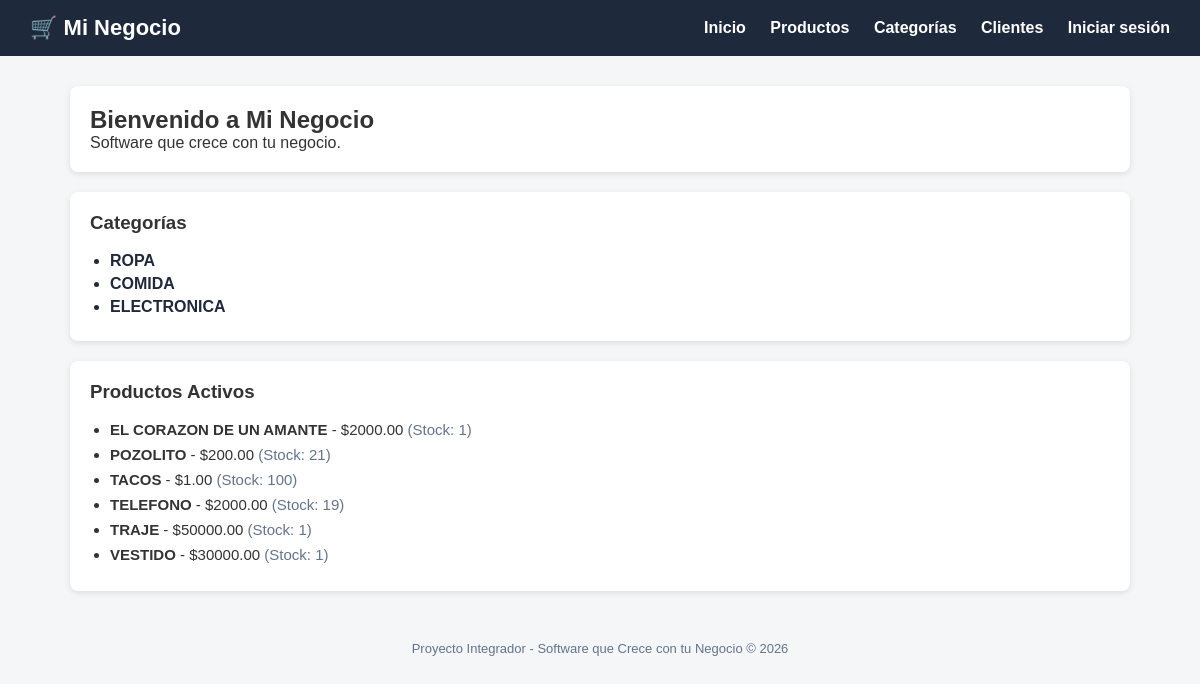
The page / on the database its author committed.
### tienda/models.py (models this page shows, shortened)
class Categoria(models.Model):
    nombre = models.CharField(max_length=100)
    descripcion = models.TextField(blank=True, null=True)
    class Meta:
        verbose_name = "Categoria"
        verbose_name_plural = "Categorías"

class Producto(models.Model):
    nombre = models.CharField(max_length=200)
    descripcion = models.TextField(blank=True, null=True)
    precio = models.DecimalField(max_digits=10, decimal_places=2)
    stock = models.IntegerField(default=0)
    categoria = models.ForeignKey(Categoria, on_delete=models.CASCADE)
    fecha_creacion = models.DateTimeField(auto_now_add=True)
    activo = models.BooleanField(default=True)
    class Meta:
        verbose_name = "Producto"
        verbose_name_plural = "Productos"
        ordering = ["nombre"]

### tienda/views.py (the view)
# urls.py: path("", views.inicio, name="inicio"),
def inicio(request):
    productos = Producto.objects.filter(activo=True)
    categorias = Categoria.objects.all()
    return render(
        request,
        "tienda/inicio.html",
        {"productos": productos, "categorias": categorias},
    )

### tienda/templates/tienda/inicio.html (shortened to what this page needs)
{% extends 'base.html' %}
{% block content %}
    <div class="card">
        <h2>Bienvenido a Mi Negocio</h2>
        <p>Software que crece con tu negocio.</p>
    </div>
    <div class="card">
        <h3>Categorías</h3>
        <br>
        <ul>
            {% for categoria in categorias %}
                <li style="margin-left: 20px; margin-bottom: 5px; font-weight: bold; color: #1e293b;">
                    {{ categoria.nombre }}
                </li>
            {% empty %}
                <li>No hay categorías registradas.</li>
            {% endfor %}
        </ul>
    </div>
    <div class="card">
        <h3>Productos Activos</h3>
        <br>
        <ul>
            {% for producto in productos %}
                <li style="margin-left: 20px; margin-bottom: 8px; font-size: 15px;">
                    <strong>{{ producto.nombre }}</strong> - ${{ producto.precio }}
                    <span style="color: #64748b;">(Stock: {{ producto.stock }})</span>
                </li>
            {% empty %}
                <li>No hay productos activos en este momento.</li>
            {% endfor %}
        </ul>
    </div>
{% endblock %}

### tienda/templates/base.html (shortened to what this page needs)
<!DOCTYPE html>
<html lang="es">
<head>
</head>
<body>
    <header>
        <h1>🛒 Mi Negocio</h1>
        <nav>
            <a href="{% url 'inicio' %}">Inicio</a>
            <a href="{% url 'lista_productos' %}">Productos</a>
            <a href="{% url 'lista_categorias' %}">Categorías</a>
            <a href="{% url 'lista_clientes' %}">Clientes</a>
            {% if user.is_authenticated %}
                <a href="{% url 'dashboard' %}">Dashboard</a>
                <span style="color: #38bdf8;">👤 {{ user.username }}</span>
                <form action="{% url 'logout' %}" method="post" style="display: inline;">
                    {% csrf_token %}
                    <button type="submit" class="btn btn-danger" style="margin-left: 10px;">Cerrar sesión</button>
                </form>
            {% else %}
                <a href="{% url 'login' %}">Iniciar sesión</a>
            {% endif %}
        </nav>
    </header>
    <div class="container">
        {% block content %}{% endblock %}
    </div>
    <footer>
        Proyecto Integrador - Software que Crece con tu Negocio &copy; {% now "Y" %}
    </footer>
</body>
</html>

### tienda/templates/base.html (style rules this page uses)
* { margin: 0; padding: 0; box-sizing: border-box; }
body { font-family: Arial, sans-serif; background: #f4f6f8; color: #333; }
header { background: #1e293b; color: #fff; padding: 15px 30px; display: flex; justify-content: space-between; align-items: center; }
header h1 { font-size: 22px; }
header nav a { color: #fff; text-decoration: none; margin-left: 20px; font-weight: bold; }
.container { max-width: 1100px; margin: 30px auto; padding: 0 20px; }
.card { background: #fff; border-radius: 8px; padding: 20px; box-shadow: 0 2px 6px rgba(0,0,0,0.1); margin-bottom: 20px; }
footer { text-align: center; padding: 20px; color: #64748b; font-size: 13px; }

### rows shown on the page
Categoria: nombre "ROPA"
Categoria: nombre "COMIDA"
Categoria: nombre "ELECTRONICA"
Producto: nombre "EL CORAZON DE UN AMANTE", precio "2000.00", stock "1"
Producto: nombre "POZOLITO", precio "200.00", stock "21"
Producto: nombre "TACOS", precio "1.00", stock "100"
Producto: nombre "TELEFONO", precio "2000.00", stock "19"
Producto: nombre "TRAJE", precio "50000.00", stock "1"
Producto: nombre "VESTIDO", precio "30000.00", stock "1"
